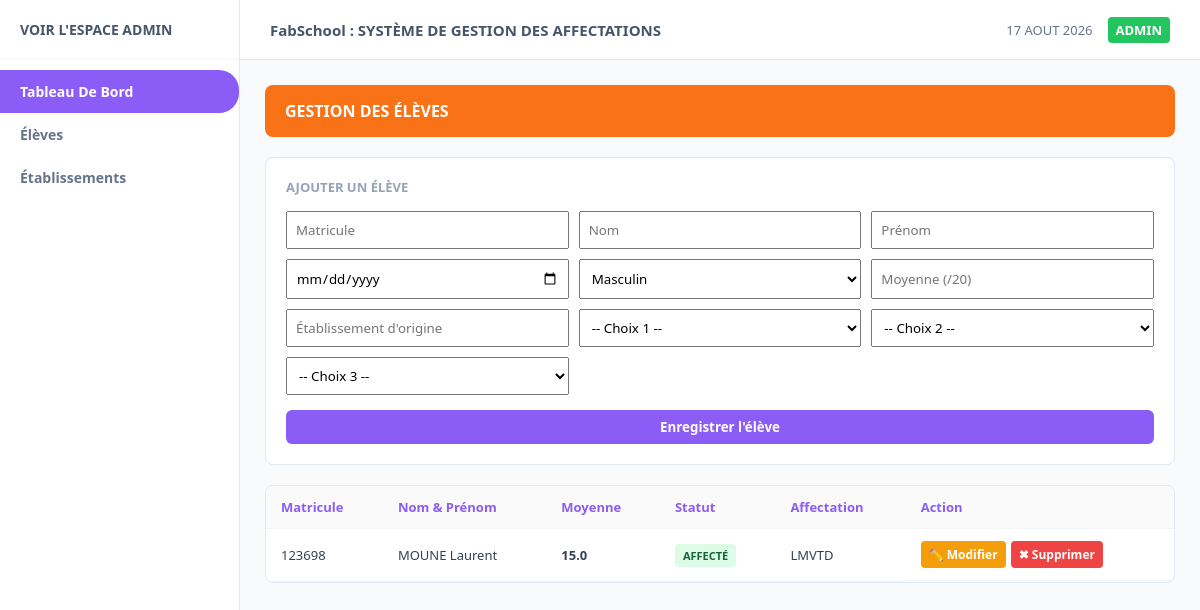
/eleves, run on an earlier commit of the app's database.
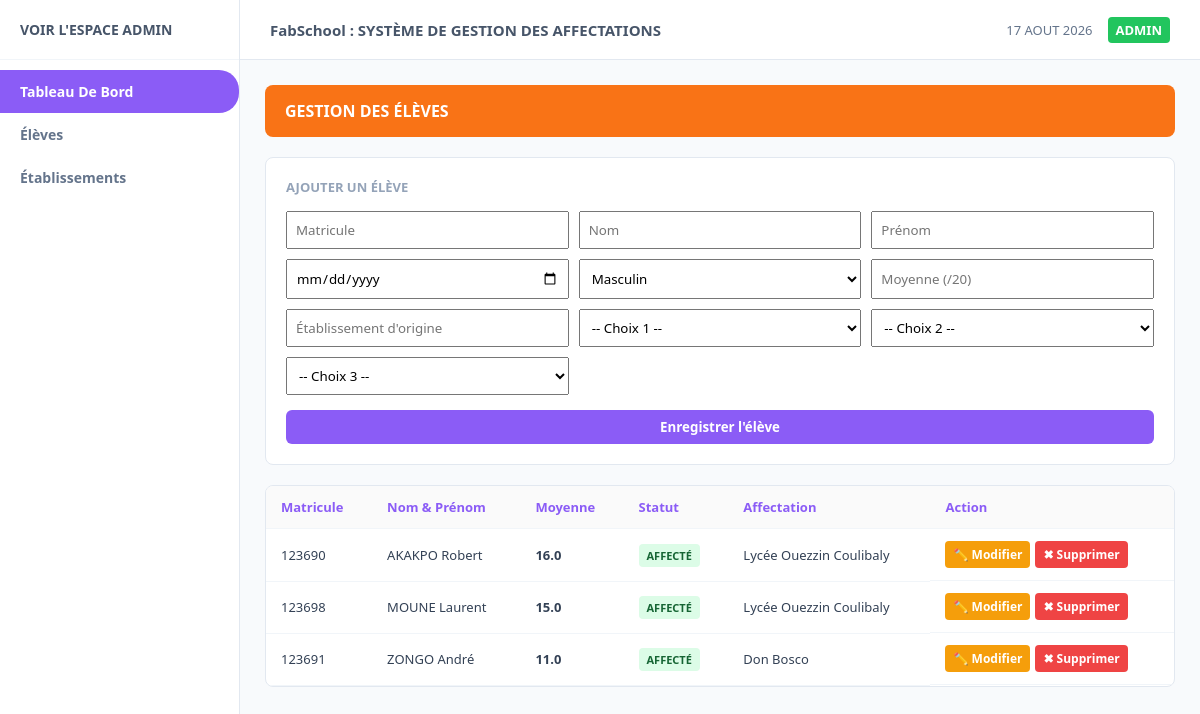
And on a later commit of the database.
### tables this page shows
CREATE TABLE eleves (
            matricule TEXT PRIMARY KEY,
            nom TEXT NOT NULL,
            prenom TEXT NOT NULL,
            date_naissance TEXT,
            sexe TEXT,
            moyenne REAL NOT NULL,
            etab_origine TEXT,
            choix TEXT NOT NULL, -- Stocké au format JSON (ex: ["ETAB01", "ETAB02", "ETAB03"])
            statut TEXT DEFAULT 'NON_AFFECTE',
            affectation TEXT
        );

CREATE TABLE etablissements (
            id_etab TEXT PRIMARY KEY,
            nom TEXT NOT NULL,
            type_etab TEXT NOT NULL,
            localite TEXT NOT NULL,
            capacite INTEGER NOT NULL,
            places_restantes INTEGER NOT NULL
        );

### app.py (the view, shortened to what this page needs)
@app.route("/eleves", methods=["GET", "POST"])
def page_eleves():
    eleves = database.obtenir_tous_eleves()
    etablissements = database.obtenir_tous_etablissements()
    etab_dict = {etab['id_etab']: etab['nom'] for etab in etablissements}
    return render_template("eleves.html", eleves=eleves, etablissements=etablissements, etab_dict=etab_dict)

### database.py (called while the page is built)
def get_connection():
    conn = sqlite3.connect(DB_NAME)
    conn.row_factory = sqlite3.Row  # Permet d'accéder aux colonnes par leur nom
    return conn

def obtenir_tous_etablissements():
    conn = get_connection()
    cursor = conn.cursor()
    cursor.execute("SELECT * FROM etablissements ORDER BY nom")
    rows = cursor.fetchall()
    conn.close()
    return [dict(row) for row in rows]

def obtenir_tous_eleves():
    conn = get_connection()
    cursor = conn.cursor()
    cursor.execute("SELECT * FROM eleves ORDER BY moyenne DESC")
    rows = cursor.fetchall()
    conn.close()
    eleves = []
    for row in rows:
        item = dict(row)
        item['choix'] = json.loads(item['choix'])  # Reconvertit le JSON en liste Python
        eleves.append(item)
    return eleves

### templates/eleves.html (shortened to what this page needs)
{% extends 'base.html' %}
{% block content %}
<div class="banner-orange">
    <span>GESTION DES ÉLÈVES</span>
</div>
<div class="card" style="margin-bottom: 20px;">
    <h3>Ajouter un Élève</h3>
    <form action="/eleves" method="POST" style="display: grid; grid-template-columns: repeat(3, 1fr); gap: 10px; margin-top: 15px;">
        <input type="text" name="matricule" placeholder="Matricule" required style="padding: 8px;">
        <input type="text" name="nom" placeholder="Nom" required style="padding: 8px;">
        <input type="text" name="prenom" placeholder="Prénom" required style="padding: 8px;">
        <input type="date" name="date_naissance" style="padding: 8px;">
        <select name="sexe" style="padding: 8px;">
            <option value="M">Masculin</option>
        </select>
        <input type="number" step="0.01" name="moyenne" placeholder="Moyenne (/20)" required style="padding: 8px;">
        <input type="text" name="etab_origine" placeholder="Établissement d'origine" style="padding: 8px;">
        <select name="choix_1" style="padding: 8px;" required>
            <option value="">-- Choix 1 --</option>
        </select>
        <select name="choix_2" style="padding: 8px;">
            <option value="">-- Choix 2 --</option>
        </select>
        <select name="choix_3" style="padding: 8px;">
            <option value="">-- Choix 3 --</option>
        </select>
        <button type="submit" class="btn btn-purple" style="grid-column: span 3; margin-top: 5px;">Enregistrer l'élève</button>
    </form>
</div>
<div class="table-card">
    <table>
        <thead>
            <tr>
                <th>Matricule</th>
                <th>Nom & Prénom</th>
                <th>Moyenne</th>
                <th>Statut</th>
                <th>Affectation</th>
                <th>Action</th>
            </tr>
        </thead>
        <tbody>
            {% for eleve in eleves %}
            <tr>
                <td>{{ eleve.matricule }}</td>
                <td>{{ eleve.nom }} {{ eleve.prenom }}</td>
                <td><strong>{{ eleve.moyenne }}</strong></td>
                <td>
                    {% if eleve.statut == 'AFFECTE' %}
                        <span class="status-tag status-affecte">AFFECTÉ</span>
                    {% else %}
                        <span class="status-tag status-non">NON AFFECTÉ</span>
                    {% endif %}
                </td>
                <td>
                    {% if eleve.affectation %}
                        {{ etab_dict.get(eleve.affectation, eleve.affectation) }}
                    {% else %}
                        -
                    {% endif %}
                </td>
                <td style="display: flex; gap: 5px;">
                    <a href="/eleves/modifier/{{ eleve.matricule }}" style="background:#f59e0b; color:white; padding:5px 8px; border-radius:4px; text-decoration:none; font-size:12px; font-weight:bold;">✏️ Modifier</a>
                    <form action="/eleves/supprimer/{{ eleve.matricule }}" method="POST" style="margin:0;" onsubmit="return confirm('Voulez-vous vraiment supprimer cet élève ?');">
                        <button type="submit" style="background:#ef4444; color:white; border:none; padding:5px 8px; border-radius:4px; cursor:pointer; font-weight:bold; font-size:12px;">✖ Supprimer</button>
                    </form>
                </td>
            </tr>
            {% endfor %}
        </tbody>
    </table>
</div>
{% endblock %}

### templates/base.html (shortened to what this page needs)
<!DOCTYPE html>
<html lang="fr">
<head>
    <link rel="stylesheet" href="{{ url_for('static', filename='style.css') }}">
</head>
<body>
    <aside class="sidebar">
        <div class="sidebar-brand">VOIR L'ESPACE ADMIN</div>
        <ul class="sidebar-menu">
            <li><a href="/" class="active">Tableau De Bord</a></li>
            <li><a href="/eleves">Élèves</a></li>
            <li><a href="/etablissements">Établissements</a></li>
        </ul>
    </aside>
    <div class="main-wrapper">
        <header class="topbar">
            <div class="topbar-title">FabSchool : SYSTÈME DE GESTION DES AFFECTATIONS</div>
            <div class="topbar-right">
                <span>17 AOUT 2026</span>
                <span class="badge-user">ADMIN</span>
            </div>
        </header>
        <main class="content">
            {% block content %}{% endblock %}
        </main>
    </div>
</body>
</html>

### static/style.css (style rules this page uses)
:root { --purple-main: #8b5cf6; --purple-dark: #7c3aed; --orange-main: #f97316; --bg-light: #f8fafc; --sidebar-width: 240px; }
* { margin: 0; padding: 0; box-sizing: border-box; font-family: 'Segoe UI', Tahoma, Geneva, Verdana, sans-serif; }
body { display: flex; background-color: var(--bg-light); color: #334155; }
.sidebar { width: var(--sidebar-width); height: 100vh; background: #ffffff; border-right: 1px solid #e2e8f0; position: fixed; display: flex; flex-direction: column; }
.sidebar-brand { padding: 20px; font-weight: bold; color: #475569; font-size: 14px; border-bottom: 1px solid #f1f5f9; }
.sidebar-menu { list-style: none; margin-top: 10px; }
.sidebar-menu a { display: block; padding: 12px 20px; color: #64748b; text-decoration: none; font-size: 14px; font-weight: 600; }
.sidebar-menu a:hover, .sidebar-menu a.active { background-color: var(--purple-main); color: #ffffff; border-radius: 0 20px 20px 0; }
.main-wrapper { margin-left: var(--sidebar-width); width: calc(100% - var(--sidebar-width)); }
.topbar { height: 60px; background: #ffffff; display: flex; align-items: center; justify-content: space-between; padding: 0 30px; border-bottom: 1px solid #e2e8f0; }
.topbar-title { font-size: 15px; font-weight: bold; color: #475569; }
.topbar-right { display: flex; align-items: center; gap: 15px; font-size: 13px; color: #64748b; }
.badge-user { background: #22c55e; color: white; padding: 4px 8px; border-radius: 4px; font-weight: bold; }
.content { padding: 25px; }
.banner-orange { background: var(--orange-main); color: white; padding: 15px 20px; border-radius: 8px; font-weight: bold; margin-bottom: 20px; display: flex; justify-content: space-between; align-items: center; }
.card { background: white; padding: 20px; border-radius: 8px; border: 1px solid #e2e8f0; }
.card h3 { font-size: 13px; color: #94a3b8; text-transform: uppercase; }
.table-card { background: white; border-radius: 8px; border: 1px solid #e2e8f0; overflow: hidden; }
table { width: 100%; border-collapse: collapse; }
th, td { padding: 12px 15px; text-align: left; font-size: 13px; border-bottom: 1px solid #f1f5f9; }
th { background: #fafafa; color: var(--purple-main); font-weight: 600; }
.btn { padding: 8px 16px; border: none; border-radius: 6px; cursor: pointer; font-weight: bold; color: white; text-decoration: none; }
.btn-purple { background: var(--purple-main); }
.status-tag { padding: 4px 8px; border-radius: 4px; font-size: 11px; font-weight: bold; }
.status-affecte { background: #dcfce7; color: #166534; }

What changed in the data, as far as the page shows it:
added eleves: matricule "123690", nom "AKAKPO", prenom "Robert", moyenne "16.0", statut "AFFECTÉ", get "Lycée Ouezzin Coulibaly"
changed eleves "MOUNE": get "LMVTD" → "Lycée Ouezzin Coulibaly"
added eleves: matricule "123691", nom "ZONGO", prenom "André", moyenne "11.0", statut "AFFECTÉ", get "Don Bosco"
